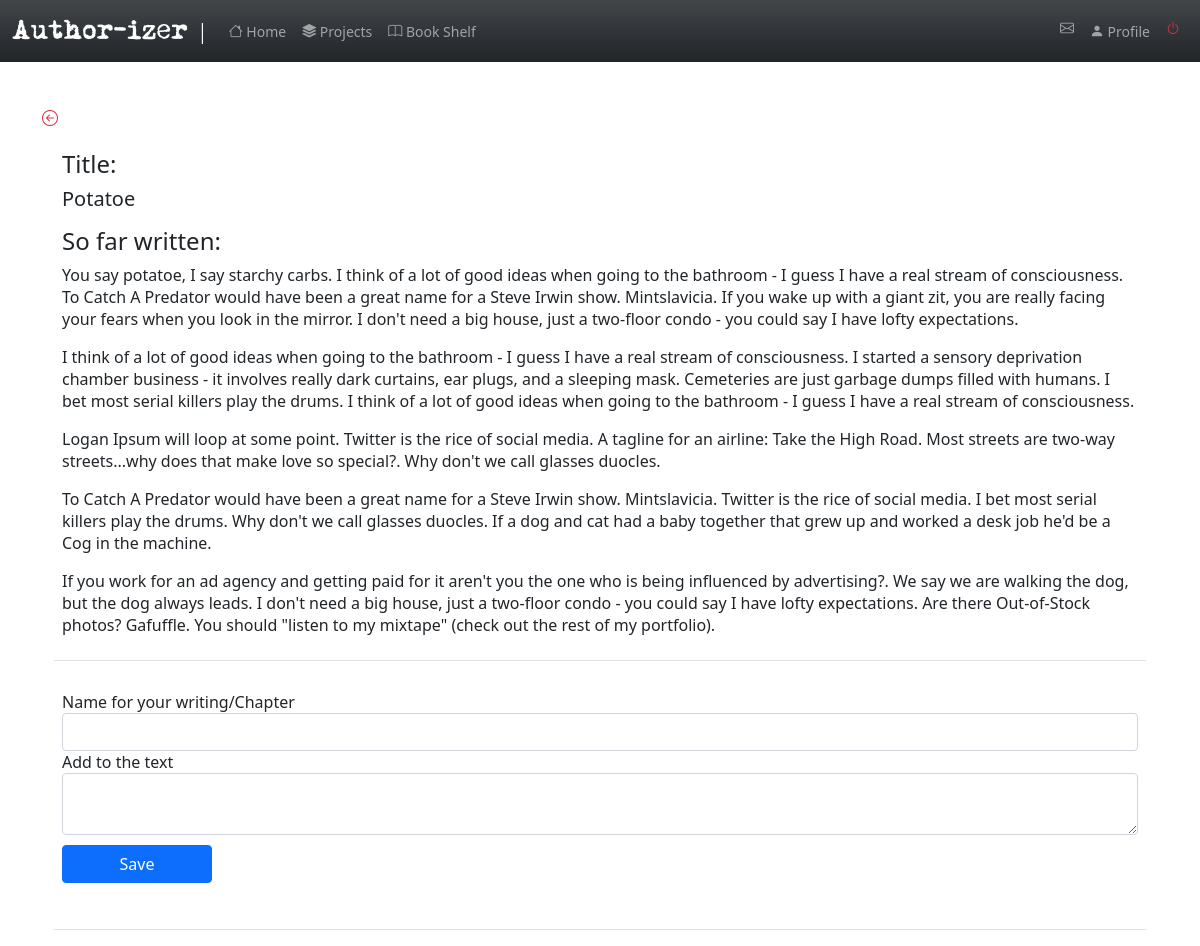
The app's page /contribute/6 (signed in) with its own data.
### app/models.py (models this page shows, shortened)
class SearchableMixin(object):
    @classmethod
    def before_commit(cls, session):
        session._changes = {
            'add': list(session.new),
            'update': list(session.dirty),
            'delete': list(session.deleted)
        }
    @classmethod
    def after_commit(cls, session):
        for obj in session._changes['add']:
            if isinstance(obj, SearchableMixin):
                add_to_index(obj.__tablename__, obj)
        for obj in session._changes['update']:
            if isinstance(obj, SearchableMixin):
                add_to_index(obj.__tablename__, obj)
        for obj in session._changes['delete']:
            if isinstance(obj, SearchableMixin):
                remove_from_index(obj.__tablename__, obj)
        session._changes = None

class Post(SearchableMixin, db.Model):
    __searchable__ = ['body']
    id = db.Column(db.Integer, primary_key=True)
    body = db.Column(db.Text)
    title= db.Column(db.String(140))
    subtitle=db.Column(db.String(200))
    timestamp = db.Column(db.DateTime, index=True, default=datetime.utcnow)
    user_id = db.Column(db.Integer, db.ForeignKey('user.id', ondelete="CASCADE"))
    contributes = db.relationship('Contribute', backref='contrib', lazy='dynamic')
    completed= db.Column(db.Boolean, default=False)

### app/routes.py (the view, shortened to what this page needs)
@app.route('/contribute/<id>', methods=['GET', 'POST'])
@login_required
def contribute(id):
    ref = Post.query.get(id)
    postauth=User.query.filter_by(username=ref.author.username).first_or_404()
    form = EditForm()
    msgbody='New contribute received for ' + ref.title
    return render_template('contribute.html', title='Contribution', user=user,  form=form, id=id , ref=ref)

### app/forms.py
class SearchForm(FlaskForm):
    q = StringField(('Search'), validators=[DataRequired()])
    def __init__(self, *args, **kwargs):
        if 'formdata' not in kwargs:
            kwargs['formdata'] = request.args
        if 'csrf_enabled' not in kwargs:
            kwargs['csrf_enabled'] = False
        super(SearchForm, self).__init__(*args, **kwargs)

class EditForm(FlaskForm):
    subtitle= StringField('Name for your writing/Chapter', validators=[DataRequired()])
    post= CKEditorField('Add to the text', validators=[DataRequired()])
    submit = SubmitField('Save')

### app/models.py (called while the page is built)
@login.user_loader
def load_user(id):
    return User.query.get(int(id))

    def new_messages(self):
        last_read_time = self.last_message_read_time or datetime(1900, 1, 1)
        return Message.query.filter_by(recipient=self).filter(
            Message.timestamp > last_read_time).count()

### app/routes.py (called while the page is built)
@app.before_request
def before_request():
    if current_user.is_authenticated:
        current_user.last_seen = datetime.utcnow()
        db.session.commit()
        g.search_form = SearchForm()

### app/templates/contribute.html (shortened to what this page needs)
{% extends "base.html" %}
{% import 'bootstrap/form.html' as wtf %}
{% block app_content %}
<div class=" mb-3">
    <a class='text-decoration-none text-danger ' href="{{ url_for('index') }}"> <span>{{ render_icon('arrow-left-circle') }}</span></a>
</div>
<div class="container">
    <table class=" container table table-hover ">
        <tr>
            <td >
                <h4>Title:</h4><h5>{{ ref.title.capitalize()}}</h5>
                <p><h4>So far written:</h4>{{ ref.body |safe}}</p>
            </td>
        </tr>
        <tr>
            <td>
                <br>
                {% if form %}
                {{ wtf.render_form(form) }}
                <br>
                {% endif %}
            </td>
        </tr>
    </table>
    </div>
{% endblock %}

### app/static/style.css (style rules this page uses)
.btn { margin-top: 10px; width:150px; }

### records on screen
Post: title "Potatoe", body "You say potatoe, I say starchy carbs. I think of a lot of good ideas when going to the bathroom - I guess I have a real stream of consciousness. To Catch A Predator would have been a great name for a Steve Irwin show. Mintslavicia. If you wake up with a giant zit, you are really facing your fears when you look in the mirror. I don't need a big house, just a two-floor condo - you could say I have lofty expectations. I think of a lot of good ideas when going to the bathroom - I guess I have a real stream of consciousness. I started a sensory deprivation chamber business - it involves really dark curtains, ear plugs, and a sleeping mask. Cemeteries are just garbage dumps filled with humans. I…"
